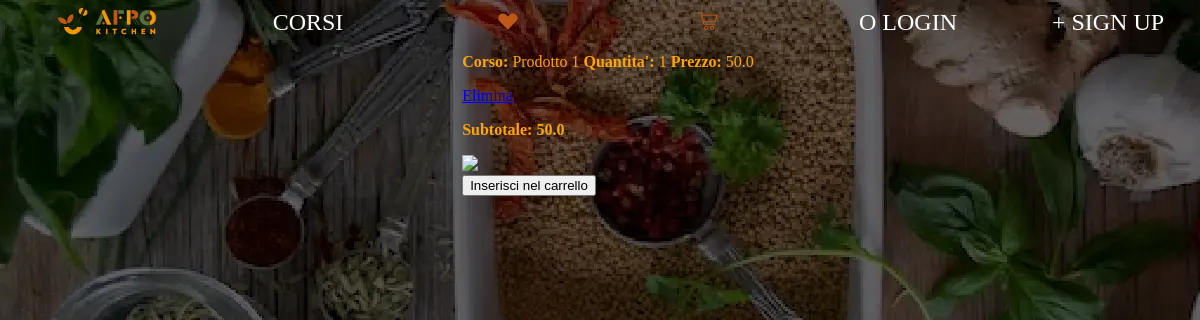
The app's page /carrello2 (signed in), older data.
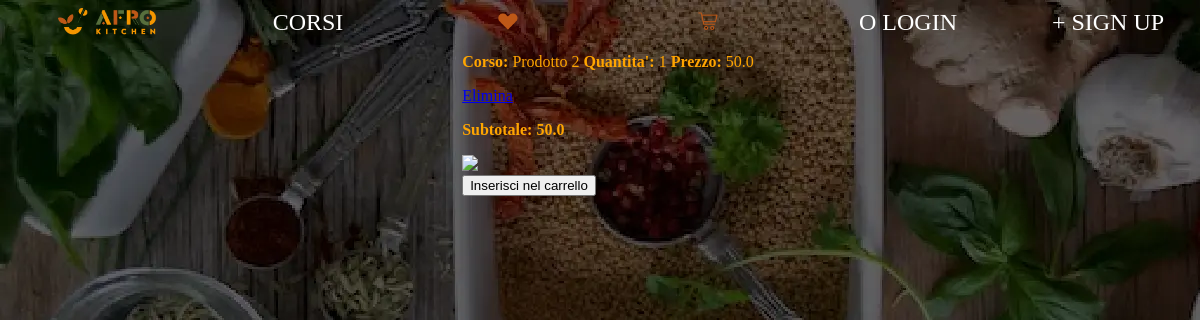
The same page, newer data.
### tables this page shows
CREATE TABLE carrello (
    id INTEGER PRIMARY KEY,
    id_uten INTEGER,
    id_prodotto INTEGER,
    quantita INTEGER,
    prezzo_unitario REAL,
    nome_prodotto TEXT
);

### app.py (the view)
@app.route('/carrello2', methods=['POST', 'GET'])
@login_required
def vis_carrello():
    if 'id_utente' not in globals():
        msg="Prima effettuare il login"
        return render_template("index.html", msg=msg)
    else:
        id=id_utente
        tabella="carrello"
        db=db_utenti()
        acquistati=visualizza_carrello(db, id, tabella)
        tot=0
        for acquisto in acquistati:
            tot+=float(acquisto[4])
        return render_template("carrello.html", acquistati=acquistati, tot=tot)

### app.py (called while the page is built)
def db_utenti():
    db = getattr(g, '_database', None)
    if db is None:
        db = g._database = sqlite3.connect(DATABASE)
    return db

def visualizza_carrello(db_ram, id, tabella):
    cursore=db_ram.cursor()
    cursore.execute(f"SELECT * FROM {tabella} WHERE id_uten={id}")
    carrello=cursore.fetchall()
    return carrello

def login_required(view_func):
    @wraps(view_func)
    def wrapped_view(*args, **kwargs):
        if 'id_utenti' in session:
            return view_func(*args, **kwargs)
        else:
            return redirect(url_for('no'))
    return wrapped_view

### templates/carrello.html (shortened to what this page needs)
<!DOCTYPE html>
<head>
    <link type="text/css" rel="stylesheet" href="{{ url_for('static', filename='templates.css') }}" />
</head>
<body class="body">
    <header class="banner">
        <a href="{{url_for('index')}}" class="link"><img src="{{url_for('static', filename='logo intero.png')}}" alt="Logo1" class="img" /></a>
        <a href="{{url_for('landing')}}" class="link">CORSI</a>
        <a href="{{url_for('landing')}}" class="link"><img src="{{url_for('static', filename='preferito selezionato.png')}}" alt="preferiti" class="img2" /></a>
        <a href="{{url_for('vis_carrello')}}" class="link"><img src="{{url_for('static', filename='cart in corso.png')}}" alt="carrello" class="img2" /> </a>
        <p id="comparsa" class="link">O LOGIN</p>
        <p id="comparsa2" class="link">+ SIGN UP</p>
    </header>
    <div class="pannello">
        {% for acquistati in acquistati %}
        <div>
            <p><strong>Corso: </strong>{{ acquistati[5] }} <strong>Quantita': </strong>{{acquistati[3]}} <strong>Prezzo: </strong>{{acquistati[4]}}</p>
            <a href="{{url_for('elimina_riga', id77=acquistati[0])}}">Elimina</a>
        </div>
        {% endfor %}
        <p><strong>Subtotale: {{tot}}</strong></p>
        <form action="{{ url_for('carrello') }}" method="post" class="pannello2">
            <img src="#" class="little" /><br>
            <button type="submit">Inserisci nel carrello</button><br />
        </form>
    </div>
</body>

### static/templates.css (style rules this page uses)
.body { background-image: url("base homepage.webp"); background-size:auto; color: orange; display:flex; flex-direction:column; width:100%; justify-content: center; align-items: center; }
.img { width:50%; height:18%; margin-bottom:-5%; }
.img2 { width:10%; height:2.5%; }
.banner { position:relative; width: 100%; height: 20%; display:flex; flex-direction:row; padding:1.5%, 0%; align-items:center; color:orange; }
.link { position: relative; text-decoration: none; color: white; font-size: 150%; text-align: center; margin: auto; width: 100%; cursor:pointer; }

Row changes from the older to the newer data that the page shows:
removed carrello: nome_prodotto "Prodotto 1", quantita "1", prezzo_unitario "50.0"
added carrello: nome_prodotto "Prodotto 2", quantita "1", prezzo_unitario "50.0"
